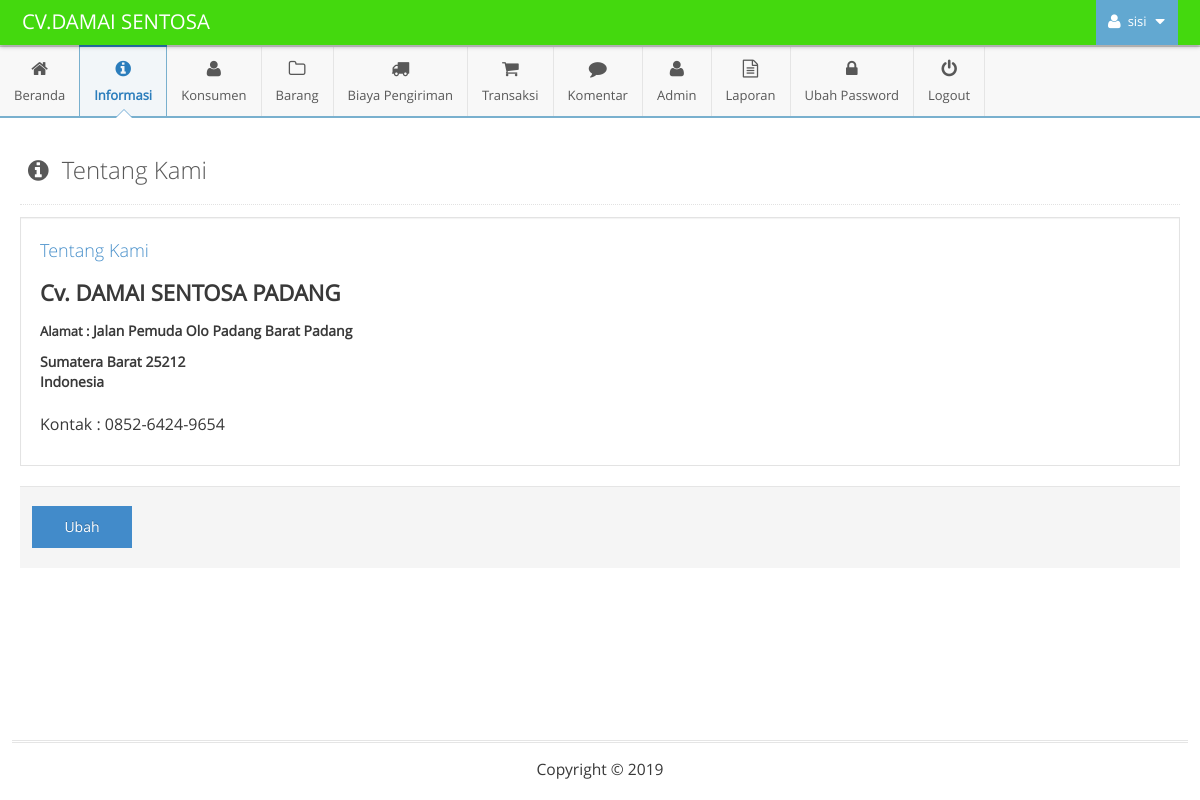
/admin/main.php?module=tentang (signed in), run on the app's committed database.
### tables this page shows
CREATE TABLE `tbl_informasi` (
  `id_informasi` int(11) NOT NULL,
  `judul` varchar(50) NOT NULL,
  `keterangan` text NOT NULL
);

### admin/modules/tentang/view.php (the view)
<div class="page-content">
	<div class="page-header">
		<h1 style="color:#585858">
			<i style="margin-right:7px" class="ace-icon fa fa-info-circle"></i>
			Tentang Kami
		</h1>
	</div>
	<?php
	$query = mysqli_query($mysqli, "SELECT * FROM tbl_informasi WHERE id_informasi='1'")
									or die('Ada kesalahan pada query tampil data informasi : '.mysqli_error($mysqli));
    $data = mysqli_fetch_assoc($query);
    ?>
	<div class="row">
		<div class="col-xs-12">
	    <?php
		if (isset($_GET['id'])) { ?>
			<form class="form-horizontal" role="form" action="modules/tentang/proses.php" method="POST" />
				<input type="hidden" name="id_informasi" value="<?php echo $data['id_informasi']; ?>">
				<div class="form-group">
					<div class="col-sm-12">
						<input type="text" class="col-xs-12 col-sm-12" name="judul" placeholder="Judul Halaman..." autocomplete="off" value="<?php echo $data['judul']; ?>" required />
					</div>
				</div>
				<div class="form-group">
					<div class="col-sm-12">
						<textarea class="col-xs-12 col-sm-12" id="ckeditor" name="keterangan" required><?php echo $data['keterangan']; ?></textarea>
					</div>
				</div>
				<div class="clearfix form-actions">
					<div class="col-md-offset-0 col-md-12">
						<input style="width:100px" type="submit" class="btn btn-primary" name="simpan" value="Simpan" />
						&nbsp; &nbsp;
						<a style="width:100px" href="?module=tentang" class="btn">Batal</a>
					</div>
				</div>
			</form>
		<?php
		}
		else {?>
			<div style="background:#fff;text-align:justify" class="well">
				<h4 class="blue lighter"><?php echo $data['judul']; ?></h4>
				<?php echo $data['keterangan']; ?>
			</div>
			<div class="clearfix form-actions">
				<div class="col-md-offset-0 col-md-12">
					<a style="width:100px" class="btn btn-primary" href="?module=tentang&id=<?php echo $data['id_informasi']; ?>">
						Ubah
					</a>
				</div>
			</div>
		<?php
		}
		?>
		</div>
	</div>
</div>

### data on the page
tbl_informasi: judul "Tentang Kami", keterangan "Cv. DAMAI SENTOSA PADANG Alamat : Jalan Pemuda Olo Padang Barat Padang Sumatera Barat 25212 Indonesia Kontak : 0852-6424-9654"

### other printed values
$_SESSION['nama_admin'] "sisi"
